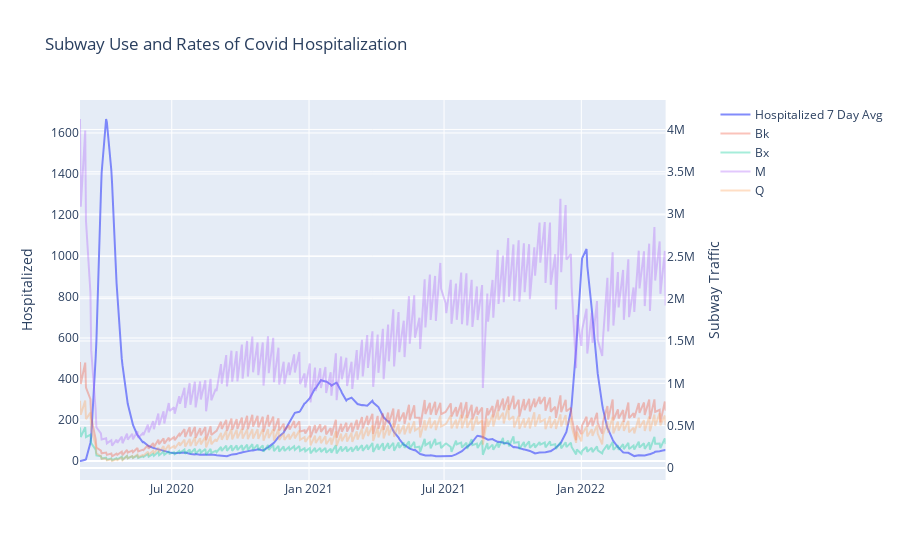
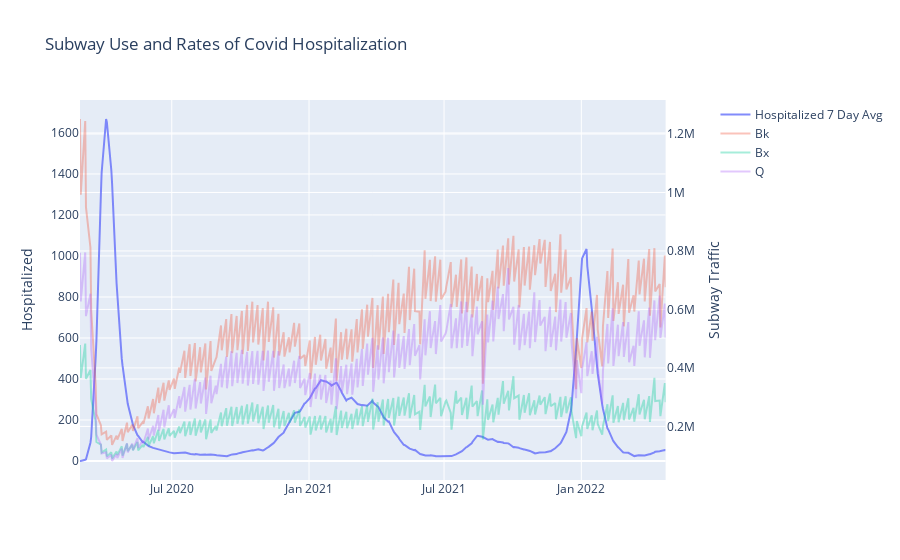

Source (notebook cell) for these figures, in order:
### Code cell
df = load_pickle('./data_merged/mta_broughs_cases')

def generate_figure(df, columns):
    df = df[df.DATE.dt.weekday > 4]
    # df = df[df.TIME_OF_WEEK == 'Weekend']
    fig = make_subplots(specs=[[{"secondary_y": True}]])
    
    # fig.update_layout(xaxis2= {'anchor': 'y', 'overlaying': 'x', 'side': 'top'},
    #               yaxis_domain=[0, 0.94])

    fig.add_trace(go.Scatter(x=df.DATE, y=df.HOSP_COUNT_7DAY_AVG,
                        mode='lines',
                        name='Hospitalized 7 Day Avg',
                        opacity = .8))
    for col in columns:
        fig.add_trace(go.Scatter(x=df.DATE, y=df[col],
                            mode='lines',
                            name=col.split('_')[0],
                            opacity = .35),
                            secondary_y = True)
    # fig.data[1].update(xaxis='x2')
    fig.update_yaxes(title_text="Hospitalized", secondary_y=False)
    fig.update_yaxes(title_text="Subway Traffic", secondary_y=True)
    fig.update_layout(title='Subway Use and Rates of Covid Hospitalization')
    
    return fig
generate_figure(df, ['Bk_LINE_DENSITY', 'Bx_LINE_DENSITY', 'M_LINE_DENSITY','Q_LINE_DENSITY']).show()
generate_figure(df, ['Bk_LINE_DENSITY', 'Bx_LINE_DENSITY', 'Q_LINE_DENSITY']).show()

### Figure 1 — Plotly figure (JSON) as saved in the notebook; plotly's stock layout.template omitted (floating-point values rounded to 4 significant figures; data arrays with more than 128 entries replaced by an {"elided": "..."} marker saying what was removed)
{"data": [{"mode": "lines", "name": "Hospitalized 7 Day Avg", "opacity": 0.8, "type": "scatter", "x": {"elided": "226 str values"}, "y": {"elided": "226 int values"}}, {"mode": "lines", "name": "Bk", "opacity": 0.35, "type": "scatter", "x": {"elided": "226 str values"}, "xaxis": "x", "y": {"elided": "226 float values"}, "yaxis": "y2"}, {"mode": "lines", "name": "Bx", "opacity": 0.35, "type": "scatter", "x": {"elided": "226 str values"}, "xaxis": "x", "y": {"elided": "226 float values"}, "yaxis": "y2"}, {"mode": "lines", "name": "M", "opacity": 0.35, "type": "scatter", "x": {"elided": "226 str values"}, "xaxis": "x", "y": {"elided": "226 float values"}, "yaxis": "y2"}, {"mode": "lines", "name": "Q", "opacity": 0.35, "type": "scatter", "x": {"elided": "226 str values"}, "xaxis": "x", "y": {"elided": "226 float values"}, "yaxis": "y2"}], "layout": {"title": {"text": "Subway Use and Rates of Covid Hospitalization"}, "xaxis": {"anchor": "y", "domain": [0, 0.94]}, "yaxis": {"anchor": "x", "domain": [0, 1], "title": {"text": "Hospitalized"}}, "yaxis2": {"anchor": "x", "overlaying": "y", "side": "right", "title": {"text": "Subway Traffic"}}}}

### Figure 2 — Plotly figure (JSON) as saved in the notebook; plotly's stock layout.template omitted (floating-point values rounded to 4 significant figures; data arrays with more than 128 entries replaced by an {"elided": "..."} marker saying what was removed)
{"data": [{"mode": "lines", "name": "Hospitalized 7 Day Avg", "opacity": 0.8, "type": "scatter", "x": {"elided": "226 str values"}, "y": {"elided": "226 int values"}}, {"mode": "lines", "name": "Bk", "opacity": 0.35, "type": "scatter", "x": {"elided": "226 str values"}, "xaxis": "x", "y": {"elided": "226 float values"}, "yaxis": "y2"}, {"mode": "lines", "name": "Bx", "opacity": 0.35, "type": "scatter", "x": {"elided": "226 str values"}, "xaxis": "x", "y": {"elided": "226 float values"}, "yaxis": "y2"}, {"mode": "lines", "name": "Q", "opacity": 0.35, "type": "scatter", "x": {"elided": "226 str values"}, "xaxis": "x", "y": {"elided": "226 float values"}, "yaxis": "y2"}], "layout": {"title": {"text": "Subway Use and Rates of Covid Hospitalization"}, "xaxis": {"anchor": "y", "domain": [0, 0.94]}, "yaxis": {"anchor": "x", "domain": [0, 1], "title": {"text": "Hospitalized"}}, "yaxis2": {"anchor": "x", "overlaying": "y", "side": "right", "title": {"text": "Subway Traffic"}}}}
